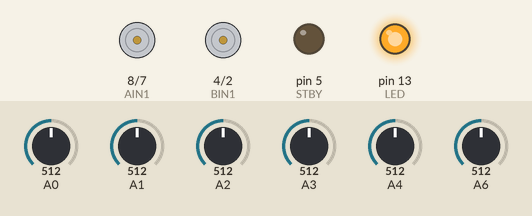
Recording of a sketch running on a simulated Arduino Nano, built with avr-gcc and run on an emulated ATmega328P. Parts: motor-driver pin pairs drawn as motors (green arrow = first pin HIGH = forward, orange = second pin HIGH = backward, longer = more drive, scaled by the enable pin, stopped while the standby pin is LOW), output pins drawn as LEDs (lit = HIGH). The inputs (shaded band) are chosen by the test bench; at power-on: A0 = 512, A1 = 512, A2 = 512, A3 = 512, A4 = 512, A6 = 512.

Above: at 0.1 s.
At 19.6 s:
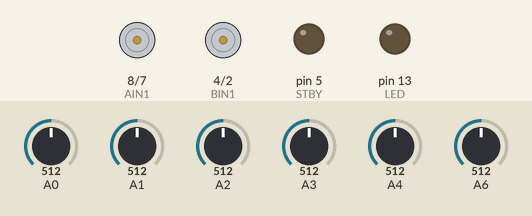
At 20.6 s:
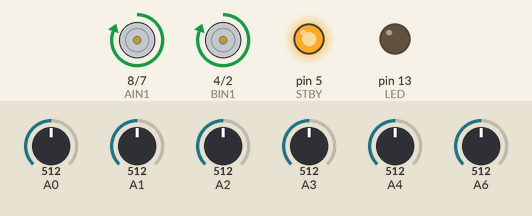
Timing chart, 0 to 22.1 s (numbered marks = the images above):
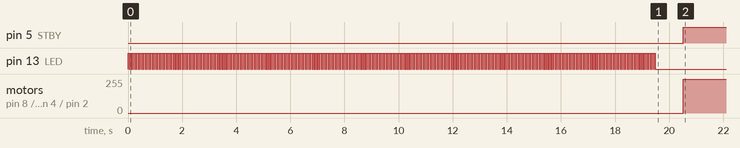

Measured:
- by itself, pin 5 (STBY): LOW → HIGH at 20.5 s
- by itself, motor on pin 8 (AIN1) / pin 7 (AIN2), motor on pin 4 (BIN1) / pin 2 (BIN2): stopped → forward 255/255 at 20.5 s

The sketch:

Seguidor_de_linea2.ino
```cpp
#include <QTRSensors.h>


//Mapeo de pines
#define STBY 5//
#define AIN1  8//   8
#define AIN2  7//
#define PWMB  3// 3
#define PWMA  6// 6
#define BIN1  4//
#define BIN2  2//  2
#define NUM_SENSORS             6


#define NUM_SAMPLES_PER_SENSOR  6
#define EMITTER_PIN             12
#define LED     13


// Constantes para PID
float KP = 2.5;
float Ki = 0.015;
float KD = 7.3;

// Regulacin de la velocidad Máxima
int Velmax = 255;

// Data para intrgal
int error1=0;
int error2=0;
int error3=0;
int error4=0;
int error5=0;
int error6=0;

// Configuración de la librería QTR-8A
 QTRSensorsAnalog qtra((unsigned char[])
  {A0, A1, A2, A3, A4, A6}
, NUM_SENSORS, NUM_SAMPLES_PER_SENSOR, EMITTER_PIN);

unsigned int sensorValues[NUM_SENSORS];

// Función accionamiento motor izquierdo
void Motoriz(int value)
{
  if ( value >= 0 )
  {
    digitalWrite(BIN1,HIGH);
    digitalWrite(BIN2,LOW);
  }
  else
  {
    digitalWrite(BIN1,LOW);
    digitalWrite(BIN2,HIGH);
    value *= -1;
  }
  analogWrite(PWMB,value);
}

// Función accionamiento motor derecho
void Motorde(int value)
{
  if ( value >= 0 )
  {
    digitalWrite(AIN1,HIGH);
    digitalWrite(AIN2,LOW);
  }
  else
  {
    digitalWrite(AIN1,LOW);
    digitalWrite(AIN2,HIGH);
    value *= -1;
  }
  analogWrite(PWMA,value);
}


//Accionamiento de motores
void Motor(int left, int righ)
{
  digitalWrite(STBY,HIGH);
  Motoriz(left);
  Motorde(righ);
}


//función de freno
void freno(boolean left, boolean righ, int value)
{
  digitalWrite(STBY,HIGH);
  if ( left )
  {
    digitalWrite(BIN1,HIGH);
    digitalWrite(BIN2,HIGH);
    analogWrite (PWMB, value);
  }
  if ( righ )
  {
    digitalWrite(AIN1,HIGH);
    digitalWrite(AIN2,HIGH);
    analogWrite (PWMA, value);
  }
}


void setup()
{
// Declaramos como salida los pines utilizados
  pinMode(LED   ,OUTPUT);
  pinMode(BIN2  ,OUTPUT);
  pinMode(STBY  ,OUTPUT);
  pinMode(BIN1  ,OUTPUT);
  pinMode(PWMB  ,OUTPUT);
  pinMode(AIN1  ,OUTPUT);
  pinMode(AIN2  ,OUTPUT);
  pinMode(PWMA  ,OUTPUT);


// Calibramos con la función qtra.calibrate();, y dejamos parpadeando el led, mientras se produce la calibración.

  for ( int i=0; i<300; i++)
  {
    digitalWrite(LED, HIGH); delay(20);
    qtra.calibrate();
    digitalWrite(LED, LOW);  delay(20);
  }
  delay(1000);
}


unsigned int position = 0;

//declaraos variables para utilizar PID
int proporcional = 0;         // Proporcional
int integral = 0;           //Intrgral
int derivativo = 0;          // Derivativo


int diferencial = 0;   // Diferencia aplicada a los motores
int last_prop;         // Última valor del proporcional (utilizado para calcular la derivada del error)
int Target = 2500; // Setpoint (Como utilizamos 6 sensores, la línea debe estar entre 0 y 5000, por lo que el ideal es que esté en 2500)

void loop()
{

  position = qtra.readLine(sensorValues, true, true);
  proporcional = ((int)position) - Target;/*Error*/


  if ( proporcional <= -Target )
  {
    Motorde(0);
    freno(true,false,255);
  }
  else if ( proporcional >= Target )
  {
    Motoriz(0);
    freno(false,true,255);
  }

  derivativo = proporcional - last_prop;
  integral = error1+error2+error3+error4+error5+error6;
  last_prop = proporcional;


  error6=error5;
  error5=error4;
  error4=error3;
  error3=error2;
  error2=error1;
  error1=proporcional;


  int diferencial = ( proporcional * KP ) + ( derivativo * KD )+ (integral*Ki) ;

  if ( diferencial > Velmax ) diferencial = Velmax;
  else if ( diferencial < -Velmax ) diferencial = -Velmax;

  ( diferencial < 0 ) ?
    Motor(Velmax+diferencial, Velmax) : Motor(Velmax, Velmax-diferencial);
}
```
